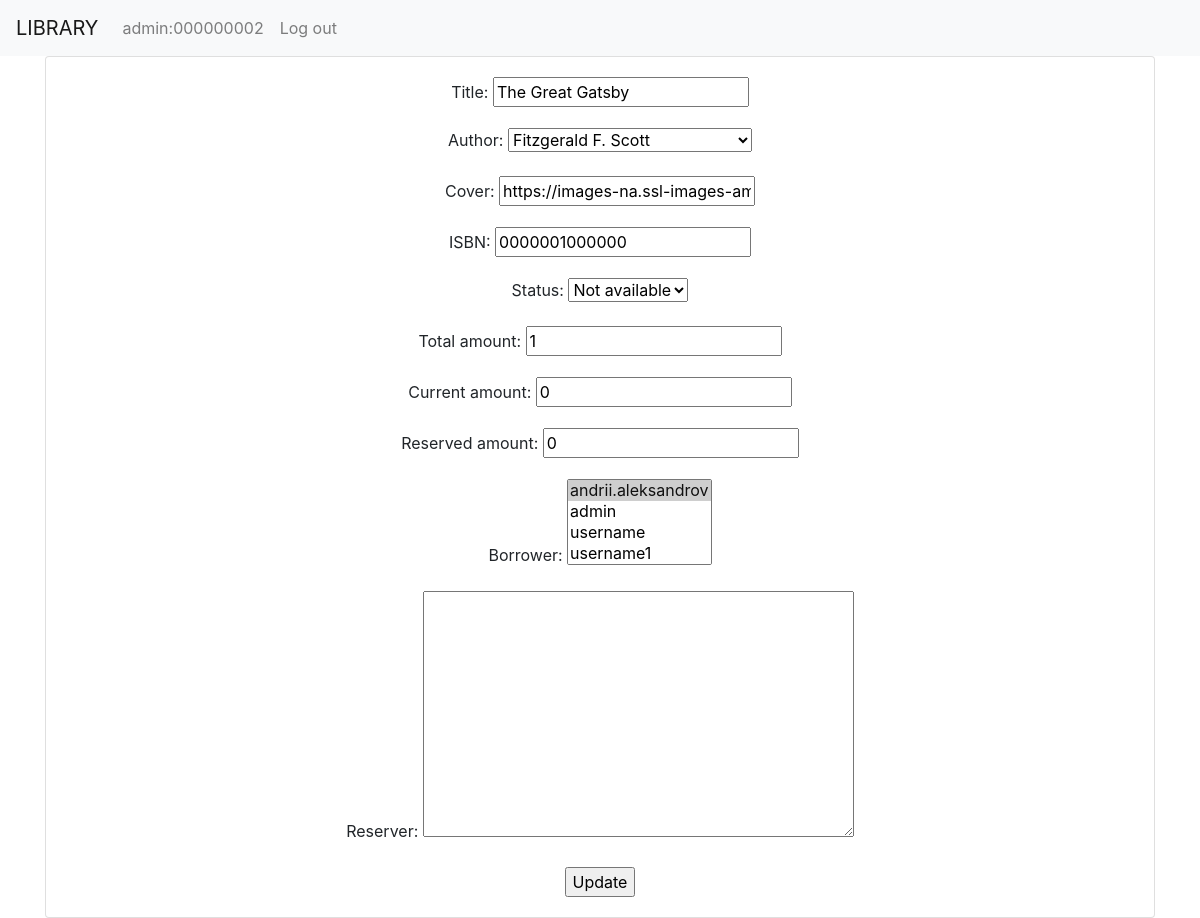
/book/16/update (signed in), run on an earlier commit of the app's database.
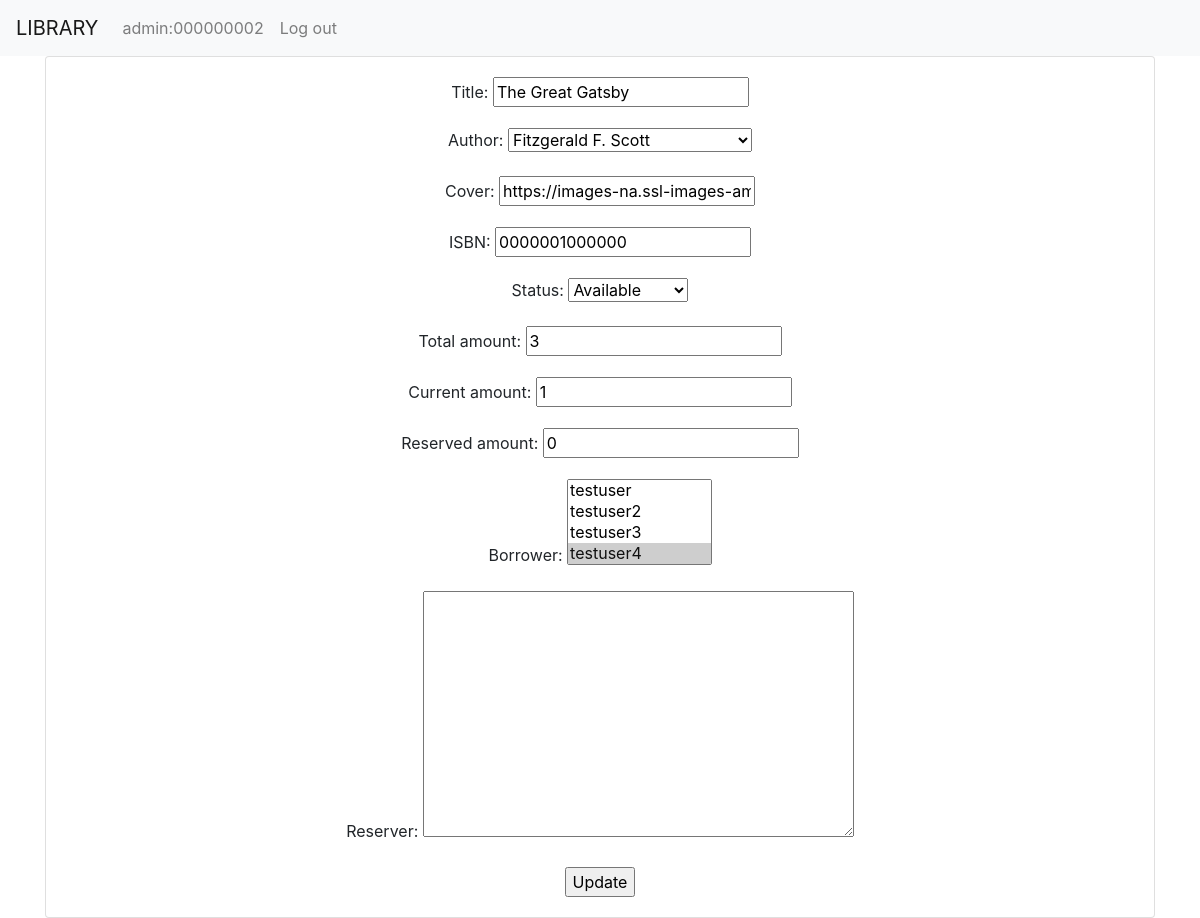
And on a later commit of the database.
### bookshelf/models.py (models this page shows, shortened)
class Book(models.Model):
    title = models.CharField(max_length=100)
    author = models.ForeignKey(Author, on_delete=models.CASCADE, null=True)
    cover = models.CharField(max_length=200, default='static/bookshelf/standard_cover.png')
    ISBN = models.CharField(max_length=13, default='0000000000000')
    TYPE_CHOICES = [
        ('paperback', 'Paperback'),
        ('electronic', 'Electronic')
    ]
    type = models.CharField(max_length=11,
                            choices=TYPE_CHOICES,
                            default='paperback')
    STATUS_CHOICES = [
        ('A', 'Available'),
        ('N', 'Not available'),
    ]
    status = models.CharField(
        max_length=1,
        choices=STATUS_CHOICES,
        default='A',
    )

### bookshelf/views.py (the view, shortened to what this page needs)
# urls.py: path('book/<int:pk>/update', BookUpdate.as_view(), name='book_update'),
class BookUpdate(UpdateView):
    model = PaperBook
    form_class = BookEdit
    template_name = 'bookshelf/book_form.html'

### bookshelf/forms.py
class BookEdit(ModelForm):
    class Meta:
        model = PaperBook
        exclude = ['type']

### bookshelf/filters.py (called while the page is built)
@register.filter(name='has_group')
def has_group(user, group_name):
    return user.groups.filter(name=group_name).exists()

### bookshelf/models.py (called while the page is built)
    def __str__(self):
        return ("%s %s" % (self.last_name, self.first_name))

### templates/bookshelf/book_form.html (shortened to what this page needs)
{% extends 'bookshelf/base.html' %}
{% block content %}
    {% load filters %}
    <div class="container">
        <div class="row">
            <div class="col-sm-12">
                <form method="post">
                    <div class="card text-center">
                        <div class="card-body">
                            {% if request.user|has_group:"Librarian" %}
                                {{ form.as_p }}
                                <input type="submit" value="Update" class="card-link">
                            {% else %}
                                <p>Sorry, but you don't have permission to access this page.</p>
                            {% endif %}
                        </div>
                    </div>
                </form>
            </div>
        </div>
    </div>
{% endblock %}

What changed in the data, as far as the page shows it:
changed Book "The Great Gatsby": status "Not available" → "Available"
Also different on the page:
form field total_amount: "1" → "3"
form field current_amount: "0" → "1"
form field borrower: "andrii.aleksandrov ☑ / admin / username / username1" → "testuser / testuser2 / testuser3 / testuser4 ☑"
